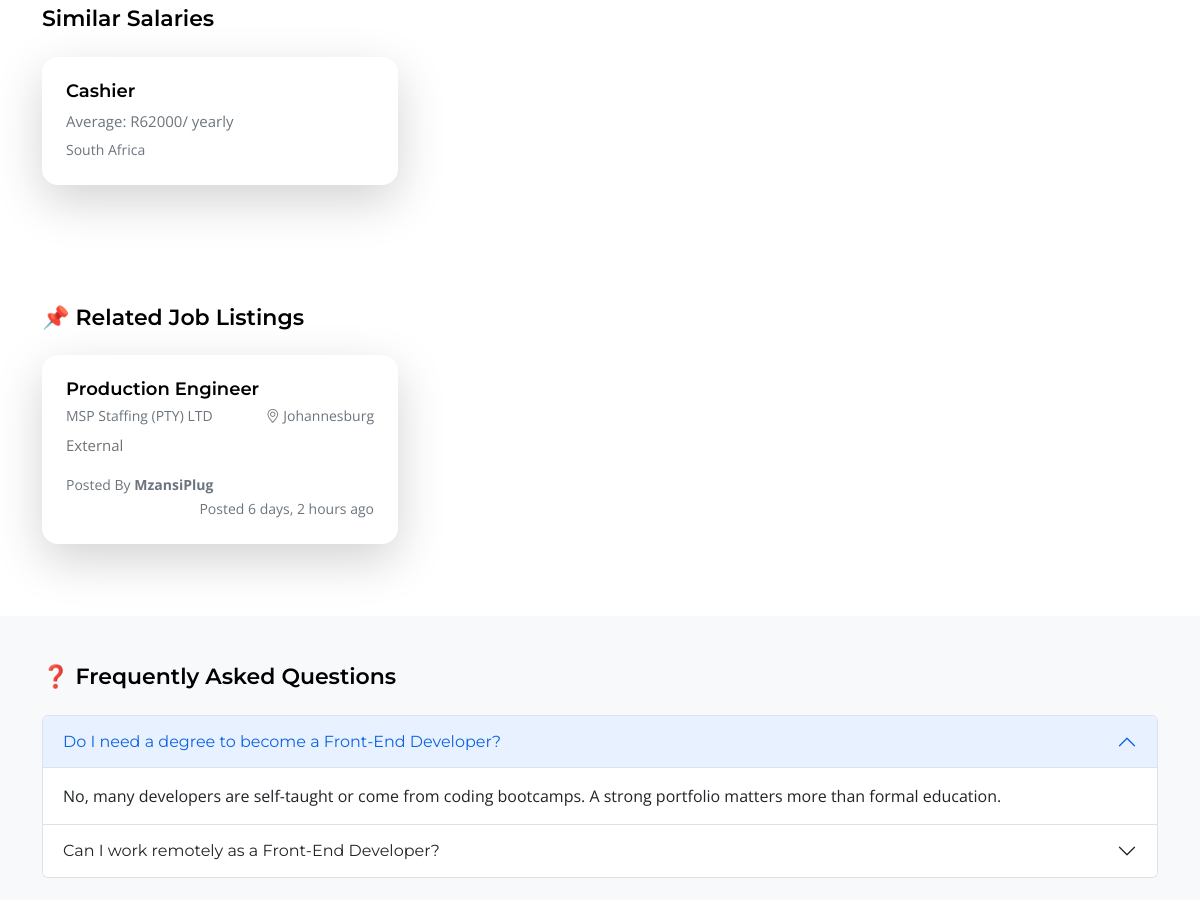
Page /salaries/5/accountant/ (middle part) on the earlier database version.
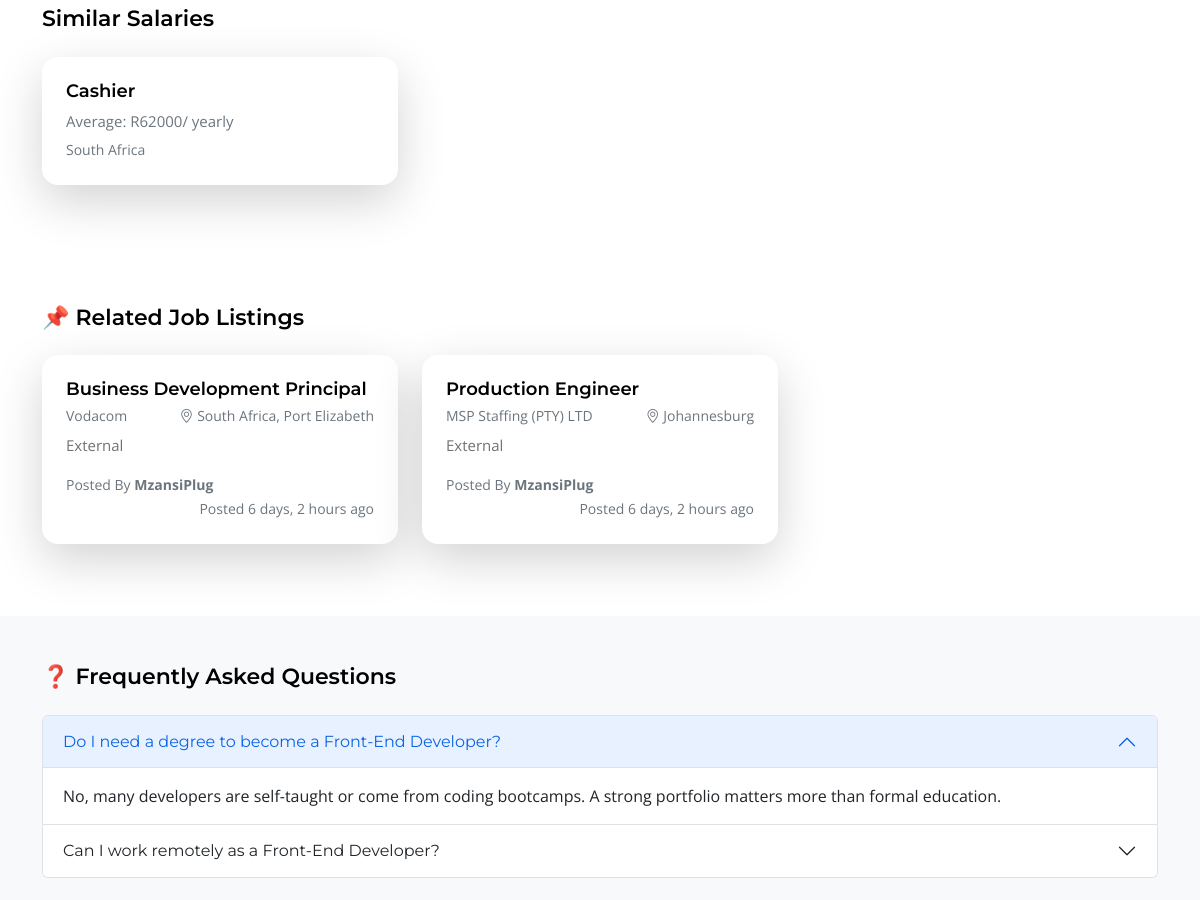
Same page on the later database version.
### base/models.py (models this page shows, shortened)
class SalaryReport(models.Model):
    SALARY_TYPE_CHOICES = [
        ('yearly', 'Per Year'),
        ('monthly', 'Per Month'),
        ('daily', 'Per Day'),
        ('hourly', 'Per Hour'),
    ]
    title = models.CharField(max_length=255)  # e.g., "Front-End Developer"
    slug = models.SlugField(max_length=255, unique=True, blank=True)
    location = models.CharField(max_length=255, blank=True, null=True)
    categories = models.ManyToManyField("Category", related_name="salary_reports", blank=True)
    companies = models.ManyToManyField("SalaryCompany", related_name="salary_reports", blank=True)
    low_salary = models.DecimalField(max_digits=10, decimal_places=2)
    average_salary = models.DecimalField(max_digits=10, decimal_places=2)
    high_salary = models.DecimalField(max_digits=10, decimal_places=2)
    salary_type = models.CharField(max_length=20, choices=SALARY_TYPE_CHOICES, default='yearly')
    overview = RichTextField()
    created_at = models.DateTimeField(auto_now_add=True)
    class Meta:
        ordering = ['-created_at']

class Job(models.Model):
    JOB_TYPE = (
        ('internal', 'Internal'),
        ('external', 'External'),
    )
    JOB_TYPE_CHOICES = [
        ('full_time', 'Full Time'),
        ('part_time', 'Part Time'),
        ('contract', 'Contract'),
        ('internship', 'Internship'),
        ('remote', 'Remote'),
        ('hybrid', 'Hybrid'),
    ]
    EXPERIENCE_LEVEL_CHOICES = [
        ('entry', 'Entry'),
        ('mid', 'Mid'),
        ('senior', 'Senior'),
        ('executive', 'Executive'),
        ('manager', 'Manager'),
    ]
    title = models.CharField(max_length=200)
    slug = models.SlugField(max_length=250, unique=True, blank=True)
    company = models.ForeignKey(CompanyProfile, on_delete=models.CASCADE, related_name="jobs")
    location = models.CharField(max_length=200)
    description = RichTextField()
    categories = models.ManyToManyField("Category", related_name="jobs")
    created_at = models.DateTimeField(auto_now_add=True)
    internal_or_external = models.CharField(max_length=10, choices=JOB_TYPE, default='internal')
    external_url = models.URLField(blank=True, null=True)
    external_company_name = models.CharField(blank=True, max_length=255)
    job_type = models.CharField(max_length=20, choices=JOB_TYPE_CHOICES, blank=True, null=True)
    experience_level = models.CharField(max_length=20, choices=EXPERIENCE_LEVEL_CHOICES, blank=True, null=True)
    salary = models.DecimalField(max_digits=10, decimal_places=2, blank=True, null=True)
    views = models.PositiveIntegerField(default=0)
    class Meta:
        ordering = ['-created_at']
        indexes = [models.Index(fields=['slug'])]

class CompanyProfile(models.Model):
    user = models.OneToOneField(settings.AUTH_USER_MODEL, on_delete=models.CASCADE)
    company_name = models.CharField(max_length=255)
    website = models.URLField(blank=True)
    logo = models.ImageField(upload_to='company_logos/', blank=True)
    description = models.TextField(blank=True)

### base/views.py (the view)
# urls.py: path('salaries/<int:pk>/<slug:slug>/', views.salary_detail, name='salary-detail'),
def salary_detail(request, pk , slug):
    salary = get_object_or_404(SalaryReport, pk=pk , slug=slug)
    average = salary.average_salary
    low = salary.low_salary
    high = salary.high_salary
    def calc_width(value):
        return round((value / high) * 100) if high else 0
    similar_salaries = SalaryReport.objects.filter(
        categories__in=salary.categories.all()
    ).exclude(pk=salary.pk).distinct()[:6]
    related_jobs = Job.objects.filter(
        categories__in=salary.categories.all()
    ).distinct().order_by('-created_at')[:6]
    return render(request, 'salaries/salary-detail.html', {
        'title': f"{salary.title} Salary in South Africa",
        'salary': salary,
        'salary_data': {
            'yearly': average,
            'monthly': round(average / 12, 2),
            'daily': round(average / 260, 2),
            'hourly': round(average / (260 * 8), 2),
        },
        'salary_range': {
            'low': low,
            'average': average,
            'high': high,
            'low_percent': calc_width(low),
            'average_percent': calc_width(average),
            'high_percent': 100,
        },
        'similar_salaries': similar_salaries,
        'related_jobs': related_jobs
    })

### templates/salaries/salary-detail.html (shortened to what the changed rows need)
<!DOCTYPE html>
{% load humanize %}
<html lang="en">
  {% include 'partials/_head.html' %}
  <body class="topics-listing-page" id="top">
    <main>
      <section class="pt-0 pb-5">
        <div class="container">
          <div class="row g-4">
            {% for salary in similar_salaries %}
            <div class="col-lg-4 col-12 mb-4">
              <div class="custom-block bg-white shadow-lg p-4 rounded-4 h-100">
                <a
                  href="{% url 'salary-detail' salary.id salary.slug %}"
                  class="text-decoration-none text-dark d-block"
                >
                  <div class="d-flex flex-column h-100">
                    <div>
                      <h5 class="mb-2">{{ salary.title }}</h5>
                      <p class="text-muted mb-1">
                        Average: R{{ salary.average_salary|floatformat:0 }}/
                        <span>{{ salary.salary_type }}</span>
                      </p>
                      <small class="text-muted">
                        {% if salary.location %}
                        <span>{{ salary.location }} </span>
                        {% else%}
                        <span> Various Locations</span>
                        {% endif %}
                      </small>
                    </div>
                  </div>
                </a>
              </div>
            </div>
            {% empty %}
            <p class="text-muted">No similar salary reports found.</p>
            {% endfor %}
          </div>
        </div>
      </section>
      {% if related_jobs %}
      <section class="py-5">
        <div class="container">
          <div class="row">
            {% for job in related_jobs %}
            <div class="col-lg-4 col-md-6 mb-4">
              <a
                href="{% url 'job-detail' job.id job.slug %}"
                class="text-decoration-none text-dark d-block h-100"
              >
                <div
                  class="custom-block bg-white shadow-lg h-100 p-4 rounded-4 hover-shadow"
                >
                  <h5 class="mb-1">{{ job.title }}</h5>
                  <div class="d-flex justify-content-between mb-2">
                    <small class="text-muted"
                      >{{ job.external_company_name }}</small
                    >
                    <small class="text-muted">
                      <i class="bi bi-geo-alt"></i> {{ job.location }}
                    </small>
                  </div>
                  <p
                    class="text-truncate mb-3"
                    style="text-transform: capitalize"
                  >
                    {{ job.internal_or_external }}
                  </p>
                  <small class="text-muted"
                    >Posted By <b>{{ job.company.company_name }}</b></small
                  >
                  <div class="text-end">
                    <small class="text-muted"
                      >Posted {{ job.created_at|timesince }} ago</small
                    >
                  </div>
                </div>
              </a>
            </div>
            {% endfor %}
          </div>
        </div>
      </section>
      {% endif %}
      <section class="py-5 bg-light">
        <div class="container">
          <div class="accordion" id="faqAccordion">
            <div class="accordion-item">
              <h2 class="accordion-header" id="headingOne">
                <button
                  class="accordion-button"
                  type="button"
                  data-bs-toggle="collapse"
                  data-bs-target="#collapseOne"
                >
                  Do I need a degree to become a Front-End Developer?
                </button>
              </h2>
            </div>
            <div class="accordion-item">
              <h2 class="accordion-header" id="headingTwo">
                <button
                  class="accordion-button collapsed"
                  type="button"
                  data-bs-toggle="collapse"
                  data-bs-target="#collapseTwo"
                >
                  Can I work remotely as a Front-End Developer?
                </button>
              </h2>
            </div>
          </div>
        </div>
      </section>
    </main>
  </body>
</html>

Differences in the rows shown:
now on this page (row edited): Job: title "Business Development Principal", external_company_name "Vodacom", location "South Africa, Port Elizabeth", internal_or_external "External", company.company_name "MzansiPlug", created_at "6 days, 2 hours"
